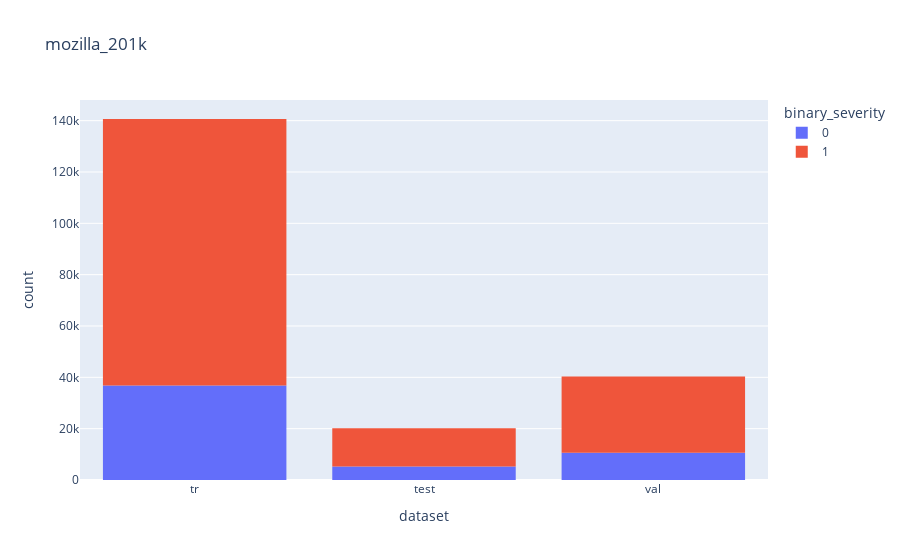

Here is the notebook cell this chart was saved with:
### Code cell
fig = px.histogram(df,x="dataset",color="binary_severity",title=name)
# value_counts = df['binary_severity'].value_counts().sort_index()

# # Add annotations for the total count at the top of each bar
# for i, count in enumerate(value_counts):
#     fig.add_annotation(
#         x=i,  # X position of the annotation
#         y=count + 1000,  # Y position of the annotation (slightly above the bar)
#         text=str(count),  # Text of the annotation
#         showarrow=False,  # Don't show an arrow pointing to the bar
#     )
fig.show()

### Figure 1 — Plotly figure (JSON) as saved in the notebook; plotly's stock layout.template omitted (floating-point values rounded to 4 significant figures; data arrays with more than 128 entries replaced by an {"elided": "..."} marker saying what was removed)
{"data": [{"alignmentgroup": "True", "bingroup": "x", "hovertemplate": "binary_severity=0<br>dataset=%{x}<br>count=%{y}<extra></extra>", "legendgroup": "0", "marker": {"color": "#636efa", "pattern": {"shape": ""}}, "name": "0", "offsetgroup": "0", "orientation": "v", "showlegend": true, "type": "histogram", "x": {"elided": "52748 str values"}, "xaxis": "x", "yaxis": "y"}, {"alignmentgroup": "True", "bingroup": "x", "hovertemplate": "binary_severity=1<br>dataset=%{x}<br>count=%{y}<extra></extra>", "legendgroup": "1", "marker": {"color": "#EF553B", "pattern": {"shape": ""}}, "name": "1", "offsetgroup": "1", "orientation": "v", "showlegend": true, "type": "histogram", "x": {"elided": "148345 str values"}, "xaxis": "x", "yaxis": "y"}], "layout": {"barmode": "relative", "legend": {"title": {"text": "binary_severity"}, "tracegroupgap": 0}, "title": {"text": "mozilla_201k"}, "xaxis": {"anchor": "y", "domain": [0, 1], "title": {"text": "dataset"}}, "yaxis": {"anchor": "x", "domain": [0, 1], "title": {"text": "count"}}}}
